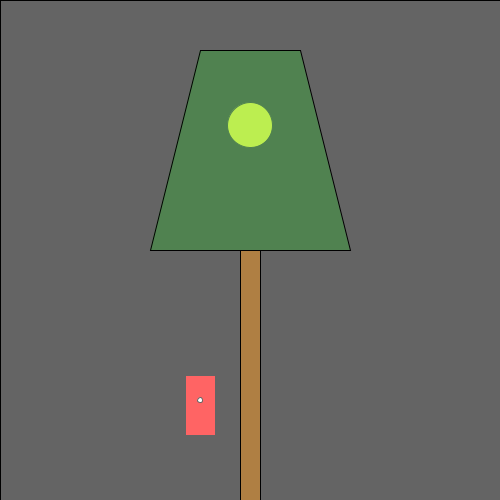
Frame 1 (no input)
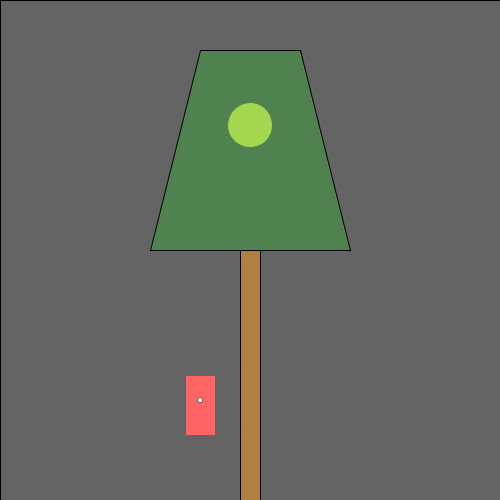
Frame 60 (the mouse pressed at the canvas centre just before this capture)
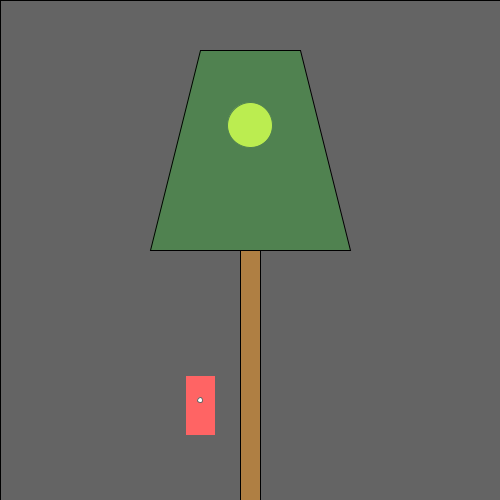
Frame 120 (the mouse held since frame 60 and released just before this capture)

The Processing sketch that drew these frames (run headless with seeded random() and noise(); from frame 60 on, the mouse is pressed at the canvas centre):

// Processing sketch: processing_160186
// ── processing_160186.pde

/*
  Norm Krumpe
  September 22, 2012
  Models a light that is triggered by motion (in this case, motion
  of the mouse).  The light also has a timer.  So, motion turns on the
  light, but a certain amount of time passing with no motion will
  cause the light to turn off again.
*/

// How close you need to get to the
// light sensor in ordefr to turn on
// the light.  Higher values make it
// easier to trigger the light.  Distance
// is measured in pixels.
final int TRIGGER_DISTANCE = 100;

// The location of the sensor:
final int SWITCH_CENTER_X = 200;
final int SWITCH_CENTER_Y = 400;

// seconds until light shuts off automatically when there is no motion
final float SECONDS_UNTIL_AUTO_SHUTOFF = 4; 

// Light will initially be on because of this next value.
// Want the light off initially?  
// Set this to something less than SECONDS_UNTIL_AUTO_SHUTOFF
float timeOfLastTrigger = 0; 
boolean revealTriggerRegion = false;

// Just choose a window size
void setup() {
  size(500, 500);
}

// Each time the mouse moves, check to see
// if it triggered the motion sensor
void mouseMoved() {
  if (motionSensorWasTriggered()) {
    timeOfLastTrigger = millis()/1000.0;
  }
}

// When a key is pressed, toggle the "cheat" that
// reveals the motion sensor's trigger region.
void keyPressed() {
  revealTriggerRegion = !revealTriggerRegion;
}

// Draw the various parts of the scene
void draw() {
  background(0);

  drawLightSwitch();
  drawLamp();  
  drawTriggerRegion();
}

// Draws all components of the lamp
void drawLamp() {
  drawLight();
  fill(0, 255, 0, 50);
  quad(200, 50, 300, 50, 350, 250, 150, 250);
  fill(175, 127, 67);
  rect(240, 250, 20, 250);
}

// How the light gets drawn depends on whether
// the lightbulb is lit.
void drawLight() {

  if (secondsSinceLastTrigger() < SECONDS_UNTIL_AUTO_SHUTOFF) {
    // If the light is on:
    int strength = (int)random(156, 256);
    fill(strength, strength, 0);
    ellipse(250, 125, 45, 45);
    fill(255, 100);
    rect(0, 0, width, height);
  }

  else {
    // Light is off:
    fill(10, 10, 0);
    ellipse(250, 125, 45, 45);
  }
}

// Draw the light switch/sensor
void drawLightSwitch() {
  fill(255, 0, 0);
  rect(SWITCH_CENTER_X - 15, SWITCH_CENTER_Y - 25, 30, 60);
  fill(255);
  ellipse(SWITCH_CENTER_X, SWITCH_CENTER_Y, 5, 5);
}

// Return true if the mouse triggered the sensor
boolean motionSensorWasTriggered() {
  return distanceFromLightSwitch() < TRIGGER_DISTANCE;
}

// Compute the distance between the mouse and the sensor
float distanceFromLightSwitch() {  
  return dist(mouseX, mouseY, SWITCH_CENTER_X, SWITCH_CENTER_Y);
}

// Determine how long it has been since the motion sensor
// was last turned on.
float secondsSinceLastTrigger() {
  return millis()/1000.0 - timeOfLastTrigger;
}

// Show a "cheat" region so that you know where the mouse
// needs to go in order to trigger the light sensor
void drawTriggerRegion() {
  if (revealTriggerRegion) {
    fill(255, 25);
    ellipse(SWITCH_CENTER_X, SWITCH_CENTER_Y, 
    TRIGGER_DISTANCE * 2, TRIGGER_DISTANCE * 2);
  }
}
